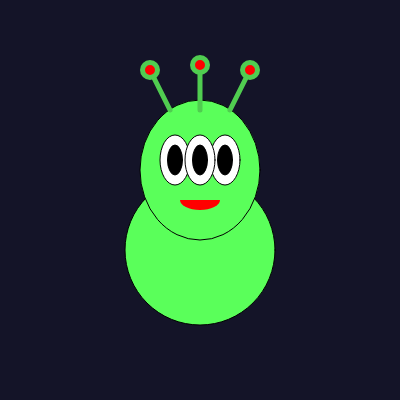
Frame 1 (no input)
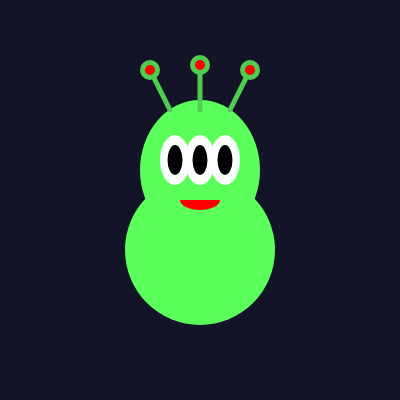
Frame 60 (no input)
Frame 120 (the mouse pressed at the canvas centre since frame 60): identical to frame 60, image omitted

The p5.js sketch that drew these frames (run headless with seeded random() and noise() and a simulated clock; from frame 60 on, the mouse is pressed at the canvas centre):

// p5.js sketch
// ── sketch.js
function setup() {
  createCanvas(400, 400); // a canvas of size 400x400 pixels
}

function draw() {
  background(20, 20, 40); //dark blue background to represent outer space

  // Alien body
  fill(90, 350, 90); // Green color for the body
  ellipse(200, 250, 150, 150); //large circle

  // Alien head
  ellipse(200, 170, 120, 140); // the head is slightly a oval shape above the body

  // Alien eyes
fill(255); // White for the outer part of the eyes
ellipse(175, 160, 30, 50); // Left eye
ellipse(225, 160, 30, 50); // Right eye
ellipse(200, 160, 30, 50); // Middle eye

fill(0); // Black for pupils
ellipse(175, 160, 15, 30); // Left pupil
ellipse(225, 160, 15, 30); // Right pupil
ellipse(200, 160, 15, 30); // Middle pupil

  // Alien antennas
stroke(80, 205, 80); // Green stroke for antenna lines
strokeWeight(5);     // Make the antenna lines thicker

line(170, 110, 150, 70); // Left antenna
line(230, 110, 250, 70); // Right antenna
line(200, 110, 200, 65); // Center antenna (straight up)

fill(255, 0, 0); // Red circles at the tips of the antennas
ellipse(150, 70, 15, 15); // Left antenna tip
ellipse(250, 70, 15, 15); // Right antenna tip
ellipse(200, 65, 15, 15); // Center antenna tip

  // Alien mouth
  noStroke(); // Remove outline from the mouth
  fill(255, 0, 0); // Red color for the mouth
  arc(200, 200, 40, 20, 0, PI); // Draw a smiling mouth using an arc
}
